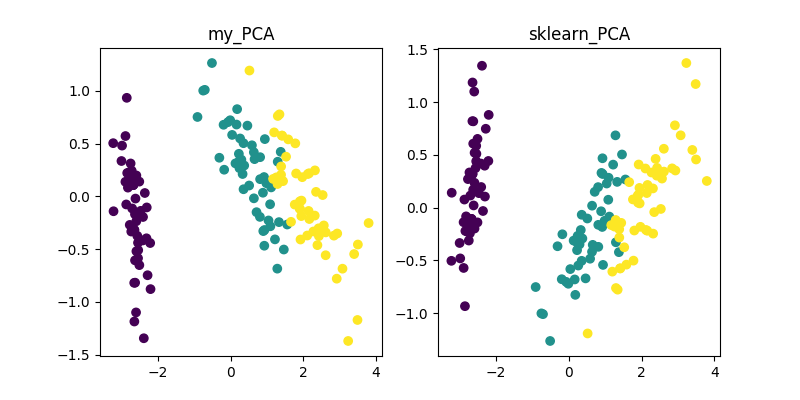

Here is the Python script that generated this plot:
# coding:utf-8
import numpy as np
from sklearn.datasets import load_iris
from sklearn.decomposition import PCA
import matplotlib.pyplot as plt

'''
author: heucoder
email: 812860165@qq.com
date: 2019.6.13
'''

def pca(data, n_dim):
    '''

    pca is O(D^3)
    :param data: (n_samples, n_features(D))
    :param n_dim: target dimensions
    :return: (n_samples, n_dim)
    '''
    data = data - np.mean(data, axis = 0, keepdims = True)

    cov = np.dot(data.T, data)

    eig_values, eig_vector = np.linalg.eig(cov)
    # print(eig_values)
    indexs_ = np.argsort(-eig_values)[:n_dim]
    picked_eig_values = eig_values[indexs_]
    picked_eig_vector = eig_vector[:, indexs_]
    data_ndim = np.dot(data, picked_eig_vector)
    return data_ndim


# data 降维的矩阵(n_samples, n_features)
# n_dim 目标维度
# fit n_features >> n_samples, reduce cal
def highdim_pca(data, n_dim):
    '''

    when n_features(D) >> n_samples(N), highdim_pca is O(N^3)

    :param data: (n_samples, n_features)
    :param n_dim: target dimensions
    :return: (n_samples, n_dim)
    '''
    N = data.shape[0]
    data = data - np.mean(data, axis = 0, keepdims = True)

    Ncov = np.dot(data, data.T)

    Neig_values, Neig_vector = np.linalg.eig(Ncov)
    indexs_ = np.argsort(-Neig_values)[:n_dim]
    Npicked_eig_values = Neig_values[indexs_]
    # print(Npicked_eig_values)
    Npicked_eig_vector = Neig_vector[:, indexs_]
    # print(Npicked_eig_vector.shape)

    picked_eig_vector = np.dot(data.T, Npicked_eig_vector)
    picked_eig_vector = picked_eig_vector/(N*Npicked_eig_values.reshape(-1, n_dim))**0.5
    # print(picked_eig_vector.shape)

    data_ndim = np.dot(data, picked_eig_vector)
    return data_ndim

if __name__ == "__main__":
    data = load_iris()
    X = data.data
    Y = data.target
    data_2d1 = pca(X, 2)
    plt.figure(figsize=(8,4))
    plt.subplot(121)
    plt.title("my_PCA")
    plt.scatter(data_2d1[:, 0], data_2d1[:, 1], c = Y)

    sklearn_pca = PCA(n_components=2)
    data_2d2 = sklearn_pca.fit_transform(X)
    plt.subplot(122)
    plt.title("sklearn_PCA")
    plt.scatter(data_2d2[:, 0], data_2d2[:, 1], c = Y)
    plt.show()
